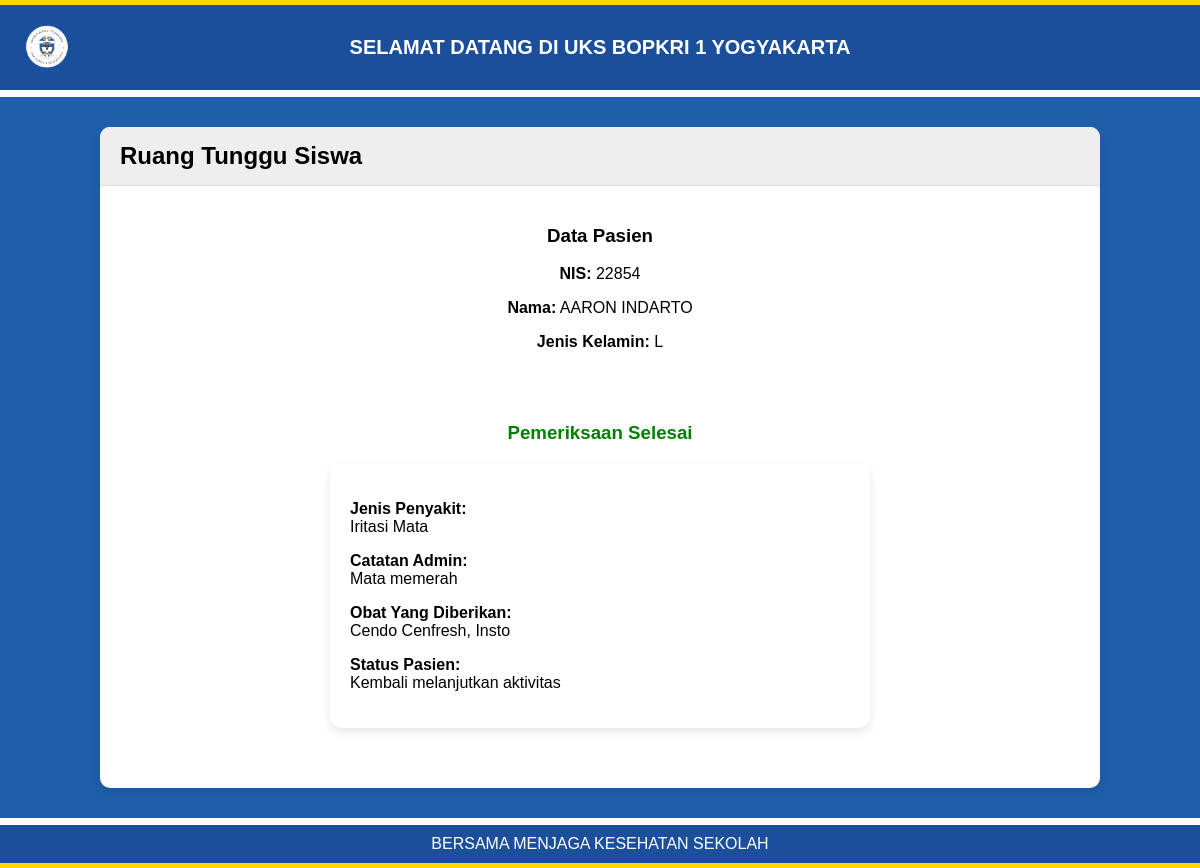
Screenshot of /ruang_tunggu/ruang_tunggu_siswa.php?nis=22854 with the database file from the repository.
### tables this page shows
CREATE TABLE `t_siswa` (
  `NIS` char(15) NOT NULL,
  `NISN` char(25) DEFAULT NULL,
  `NIK` char(50) DEFAULT NULL,
  `NKK` char(50) DEFAULT NULL,
  `NAMA_SISWA` varchar(100) NOT NULL,
  `NAMA_PANGGILAN` varchar(50) DEFAULT NULL,
  `JENIS_KELAMIN` char(1) DEFAULT NULL COMMENT 'L / P',
  `TEMPAT_LAHIR` varchar(100) DEFAULT NULL,
  `TANGGAL_LAHIR` date DEFAULT NULL,
  `AGAMA` char(1) DEFAULT NULL,
  `KEWARGANEGARAAN` varchar(50) DEFAULT NULL,
  `ANAK_KE` char(2) DEFAULT NULL,
  `JML_SDR_KANDUNG` char(2) DEFAULT NULL,
  `JML_SDR_TIRI` char(2) DEFAULT NULL,
  `JML_SDR_ANGKAT` char(2) DEFAULT NULL,
  `STATUS_YATIM` char(2) DEFAULT NULL,
  `BAHASA` varchar(100) DEFAULT NULL,
  `ALAMAT_SISWA` text DEFAULT NULL,
  `NO_TELEPON` varchar(50) DEFAULT NULL,
  `TINGGAL` varbinary(100) DEFAULT NULL,
  `JARAK_TINGGAL` varchar(5) DEFAULT NULL,
  `WAKTU_TEMPUH` varchar(15) DEFAULT NULL,
  `GOL_DARAH` char(1) DEFAULT NULL,
  `RIWAYAT_SAKIT` varchar(100) DEFAULT NULL,
  `KELAINAN_JASMANI` varchar(100) DEFAULT NULL,
  `TINGGI_BADAN` decimal(4,1) DEFAULT NULL,
  `BERAT_BADAN` decimal(4,1) DEFAULT NULL,
  `LINGKAR_KEPALA` decimal(4,1) DEFAULT NULL,
  `ASAL_SEKOLAH` varchar(100) DEFAULT NULL,
  `IJAZAH_TANGGAL` date DEFAULT NULL,
  `IJAZAH_NOMOR` varchar(50) DEFAULT NULL,
  `LAMA_BELAJAR` char(2) DEFAULT NULL,
  `PINDAHAN_SMA` varchar(100) DEFAULT NULL,
  `PINDAHAN_ALASAN` varchar(100) DEFAULT NULL,
  `DITERIMA_TINGKAT` varchar(10) DEFAULT NULL,
  `DITERIMA_KELAS` varchar(10) DEFAULT NULL,
  `DITERIMA_TANGGAL` date DEFAULT NULL,
  `FOTO` varchar(100) DEFAULT NULL,
  `ID_USER` varchar(64) NOT NULL,
  `KAB_KOTA` varchar(100) DEFAULT NULL,
  `TANGGAL_AKSES` timestamp NULL DEFAULT current_timestamp() ON UPDATE current_timestamp(),
  PRIMARY KEY (`NIS`),
  UNIQUE KEY `t_siswa_indx` (`NIS`(10)) USING BTREE
);

CREATE TABLE `pemeriksaan_klinis` (
  `id_pemeriksaan` int(11) NOT NULL AUTO_INCREMENT,
  `id_kunjungan` int(11) NOT NULL,
  `catatan_admin` text DEFAULT NULL,
  `status_pasien` enum('Istirahat di UKS','Dipulangkan','Dirujuk','Kembali melanjutkan aktivitas') DEFAULT NULL,
  `jenis_penyakit` varchar(100) NOT NULL,
  `id_obat` int(11) DEFAULT NULL,
  PRIMARY KEY (`id_pemeriksaan`),
  KEY `id_kunjungan` (`id_kunjungan`),
  KEY `id_obat` (`id_obat`),
  CONSTRAINT `pemeriksaan_klinis_ibfk_2` FOREIGN KEY (`id_obat`) REFERENCES `obat` (`id_obat`)
);

### ruang_tunggu/ruang_tunggu_siswa.php (the view, shortened to what this page needs)
<?php
require('../template/header.php');
$conn = new mysqli("localhost", "root", "", "uks");
$nis = $_GET['nis'] ?? '';
$data = $conn->query("SELECT * FROM t_siswa WHERE NIS='$nis'")->fetch_assoc();
$kunjungan = $conn->query("
SELECT * FROM kunjungan
WHERE id_pasien='$nis'
AND jenis_pasien='siswa'
ORDER BY id_kunjungan DESC
LIMIT 1
")->fetch_assoc();
$pemeriksaan = null;
$obat_list = [];
if ($kunjungan) {
    $pemeriksaan = $conn->query("
    SELECT * FROM pemeriksaan_klinis
    WHERE id_kunjungan='" . $kunjungan['id_kunjungan'] . "'
    ")->fetch_assoc();
    if ($pemeriksaan) {
        $obat_query = $conn->query("
        SELECT o.nama_obat, po.jumlah
        FROM pemeriksaan_obat po
        JOIN obat o ON po.id_obat = o.id_obat
        WHERE po.id_pemeriksaan = '" . $pemeriksaan['id_pemeriksaan'] . "'
        ORDER BY po.id ASC
        ");
        while ($obat_row = $obat_query->fetch_assoc()) {
            $qty = intval($obat_row['jumlah'] ?? 1);
            $obat_list[] = ($qty > 1) ? $obat_row['nama_obat'] . " ({$qty})" : $obat_row['nama_obat'];
        }
    }
}
?>
<div class="title-box">
    <h2>Ruang Tunggu Siswa</h2>
</div>
<div style="padding:20px; text-align:center;">
    <h3>Data Pasien</h3>
    <p><b>NIS:</b> <?= $data['NIS']; ?></p>
    <p><b>Nama:</b> <?= $data['NAMA_SISWA']; ?></p>
    <p><b>Jenis Kelamin:</b> <?= $data['JENIS_KELAMIN']; ?></p>
    <br><br>
    <?php if ($pemeriksaan): ?>
        <h3 style="color:green;">
            Pemeriksaan Selesai
        </h3>
        <div style="
        background:white;
        max-width:500px;
        margin:20px auto;
        padding:20px;
        border-radius:12px;
        box-shadow:0 4px 10px rgba(0,0,0,0.1);
        text-align:left;
    ">
            <p>
                <b>Jenis Penyakit:</b><br>
                <?= $pemeriksaan['jenis_penyakit'] ?>
            </p>
            <p>
                <b>Catatan Admin:</b><br>
                <?= $pemeriksaan['catatan_admin'] ?>
            </p>
            <p>
                <b>Obat Yang Diberikan:</b><br>
                <?= !empty($obat_list) ? implode(', ', $obat_list) : '-' ?>
            </p>
            <p>
                <b>Status Pasien:</b><br>
                <?= $pemeriksaan['status_pasien'] ?>
            </p>
        </div>
    <?php else: ?>
        <h3>Menunggu Pemeriksaan...</h3>
        <div class="loader"></div>
    <?php endif; ?>
</div>
<?php require('../template/footer.php'); ?>

### template/header.php (style rules this page uses)
body { margin: 0; font-family: Arial; background: #1f5faa; display: flex; flex-direction: column; min-height: 100vh; }
.title-box { background: #eeeeee; padding: 15px 20px; margin-left: -20px; margin-right: -20px; margin-top: -20px; border-bottom: 1px solid #dcdcdc; border-top-left-radius: 10px; border-top-right-radius: 10px; }
.title-box h2 { margin: 0; }

### rows the page displays
t_siswa: NIS "22854", NAMA_SISWA "AARON INDARTO", JENIS_KELAMIN "L"
pemeriksaan_klinis: jenis_penyakit "Iritasi Mata", catatan_admin "Mata memerah", status_pasien "Kembali melanjutkan aktivitas"

### other values shown
implode(', ', $obat_list) "Cendo Cenfresh, Insto"
